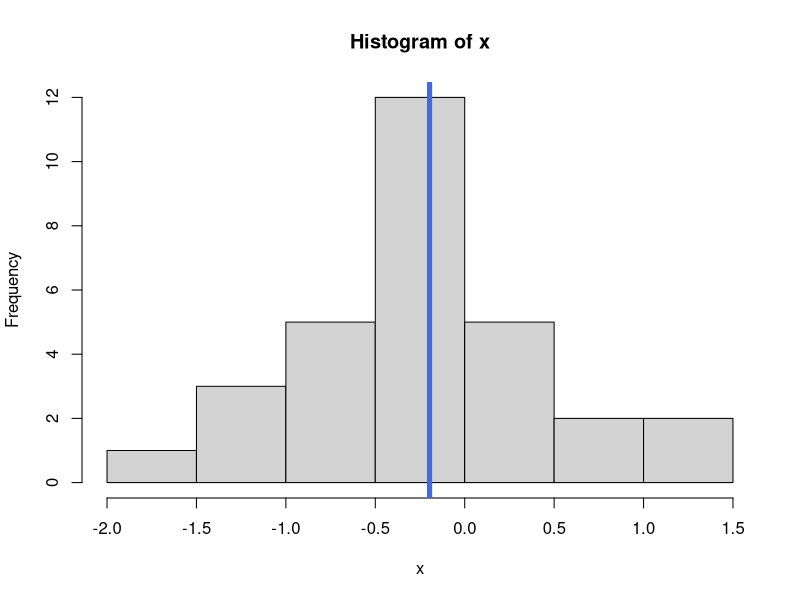
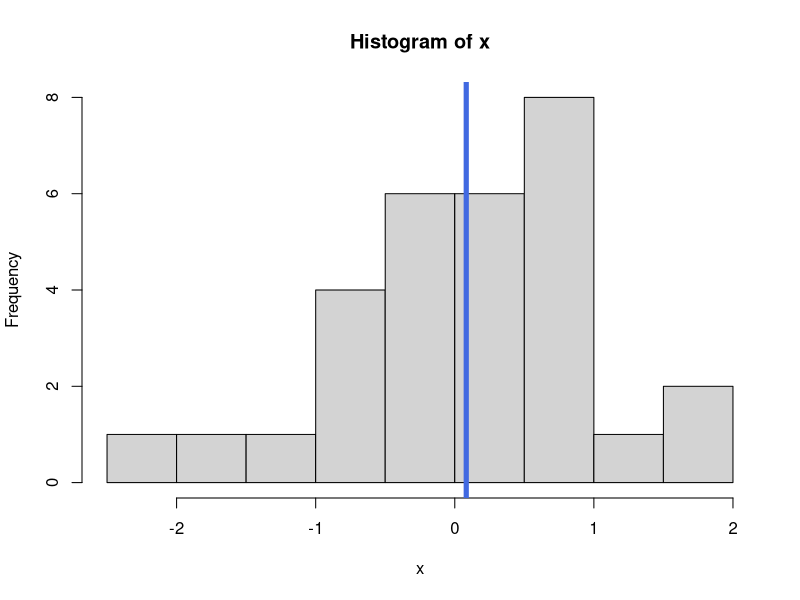
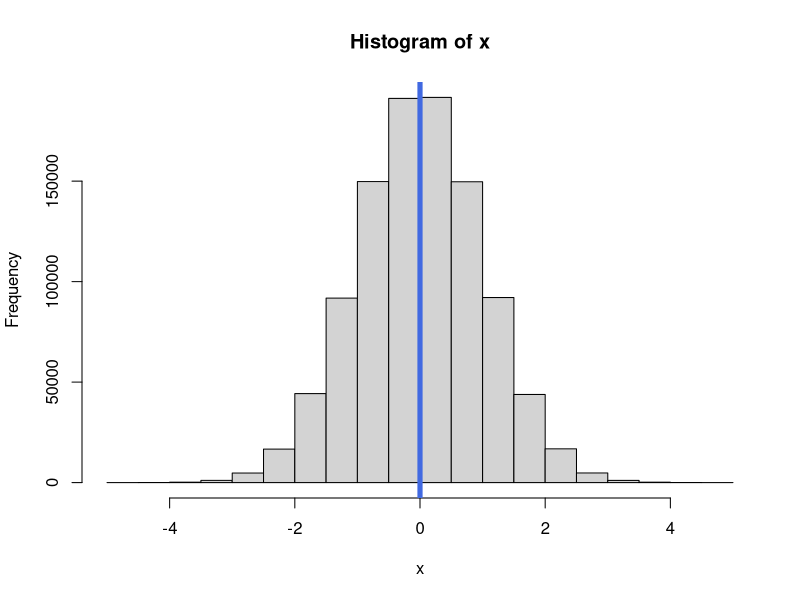

Generate these figures, in order, with R:
#* plotRandomHistogram.R
#* 
#* Author: Milin Rajan
#* 
#* 
#* Purpose: A function that will generate a random sample
#* of normal observations and plot a histogram of the data
#* 
#* 
#* Inputs:
#*    num_pts = number of observations to generate (random)
#*    mu = theoretical mean of the normal
#*    sigma = theoretical standard deviation of the normal
#*    seed = random number generation seed to ensure
#*           reproducibility
#* Outputs:
#*    A plot of the histogram is provided!
#*    A list with the following elements
#*      Random_values = a vector with the generated random values
#*      Mean_Random_values and SD_Random_values provide the
#*      corresponding mean and SD.
#* 
#* 
library(tidyverse)

plotRandomHistogram <- function(num_pts=30, mu=0, sigma=1,
                       seed = NULL, meanColor = "royalblue") {
  set.seed(seed)
  x <- rnorm(n=num_pts,  mean=mu, sd=sigma)
  mean_x <- mean(x)
  hist(x)
  abline(v = mean(x), col = meanColor, lwd = 5)
  # The last line of code in the function is output from the function
  list(Random_values = x, 
       Mean_Random_values = mean_x, 
       SD_Random_values = sd(x))
}
plotRandomHistogram()
plotRandomHistogram(seed=1)
plotRandomHistogram(seed=1, num_pts = 1000000)












